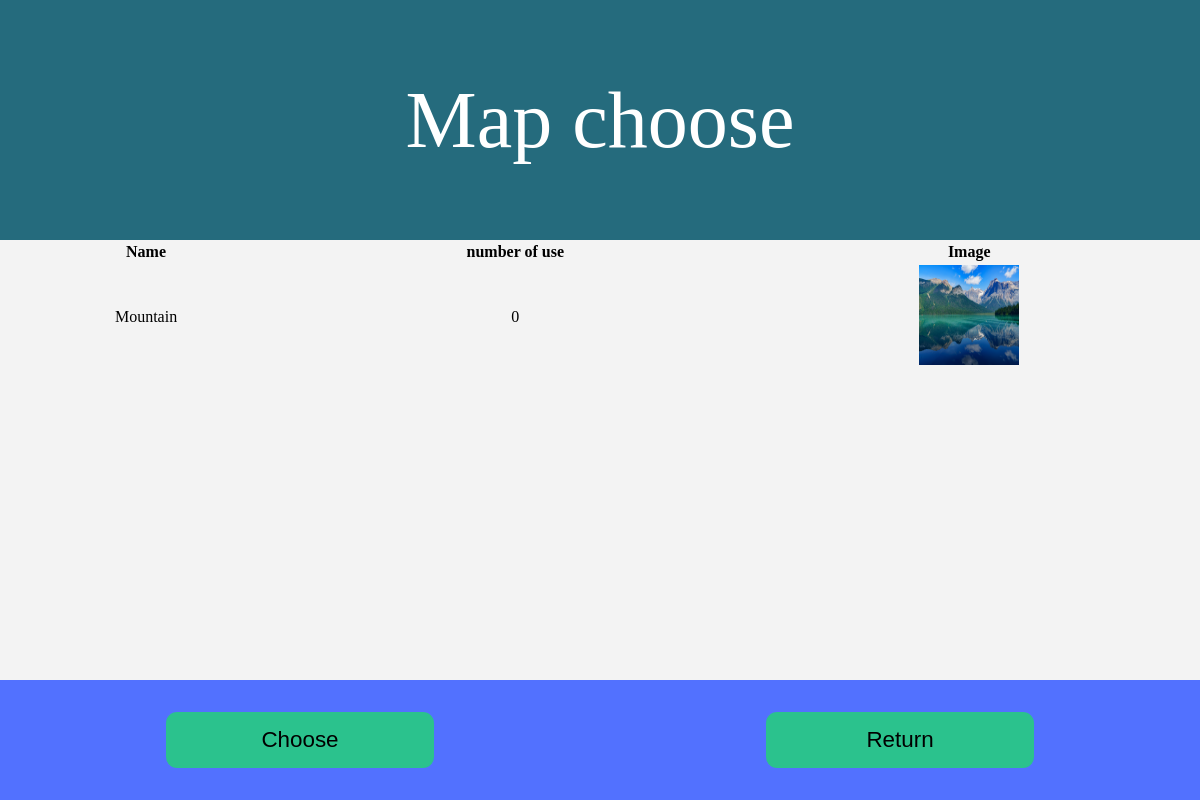
The page /map on the database as committed earlier.
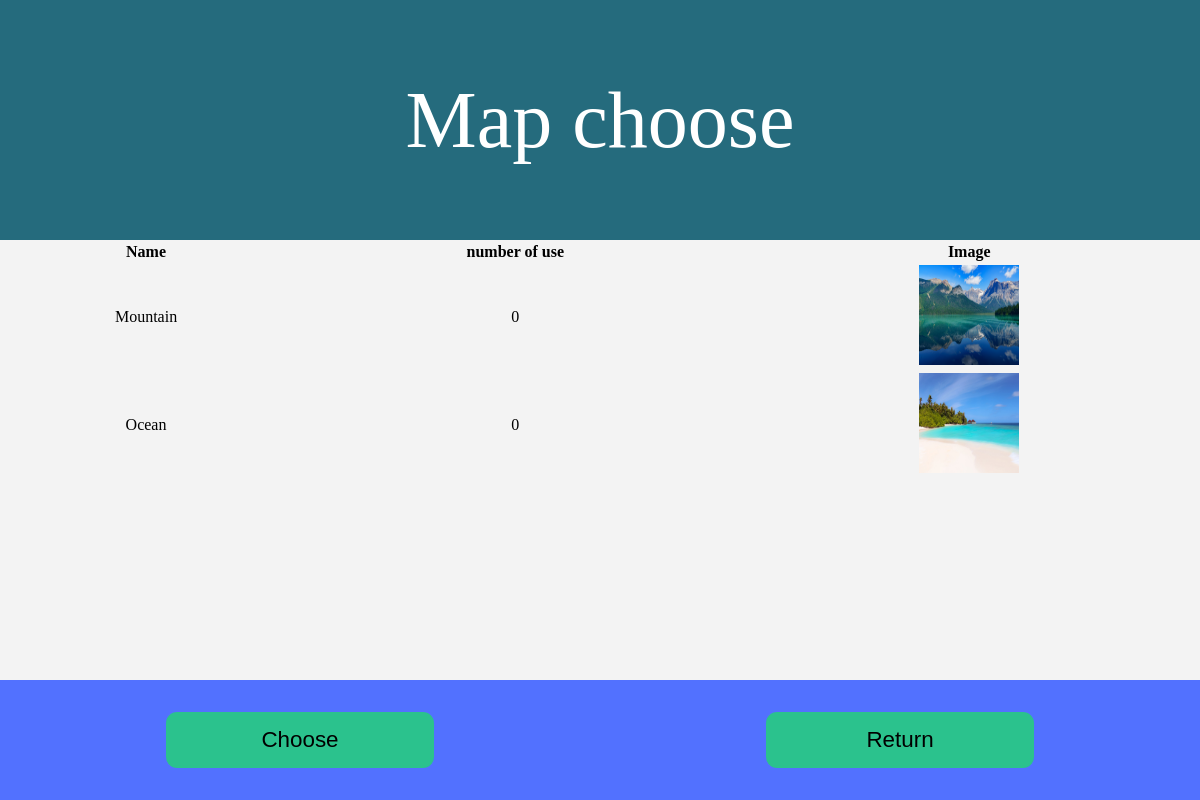
The same page on the database as committed later.
### tables this page shows
CREATE TABLE 'Map' (
                    	'id' INT(5) NOT NULL ,
                    	'Name' TEXT,
                    	'Path picture' TEXT,
                    	'NbUse' INT(10),
                    	PRIMARY KEY ('id'));

### home.py (the view)
@app.route("/map")
def map():
    connexion = sqlite3.connect("static/game.db")
    curseur = connexion.cursor()
    data = curseur.execute("SELECT * from Map;")
    table = []
    for row in data:
        ligne = {
                'name': row[1],
                'nbuse':row[3],
                'path':row[2],
                'id':row[0]
            }
        table.append(ligne)
    return render_template("map.html",table=table)

### templates/map.html (shortened to what this page needs)
<!DOCTYPE html>
<html lang="en" dir="ltr">
  <head>
    <link rel="stylesheet" href="{{ url_for('static', filename='map.css') }}">
  </head>
  <body>
    <div class="play">
      <header>
        <p>Map choose</p>
      </header>
      <div class="list">
        <table style="width:100%">
          <tr>
            <th>Name</th>
            <th>number of use</th>
            <th>Image</th>
          </tr>
          {% for t in table %}
          <tr id={{t.id}}  onclick="getTrValues(this.id)">
            <td>{{ t.name }}</td>
            <td>{{ t.nbuse }}</td>
            <td><img width="100px" height="100px" src="{{ t.path }}" alt="image"></td>
          </tr>
          {% endfor %}
        </table>
      </div>
    </div>
    <footer>
      <div class="div_button1">
       <button class="button1" type="button" name="choose" onclick="window.location.href='{{ url_for( 'home')}}'">Choose</button>
      </div>
      <div class="div_button2">
        <button class="button2" type="button" name="return" onclick="window.location.href='{{ url_for( 'home')}}'">Return</button>
      </div>
    </footer>
  </body>
</html>

### static/map.css (style rules this page uses)
header { text-align: center; padding: 20px; position: relative; background-color:#256B7D; height: 25vh; }
header p { font-size: 5em; color : white; }
body { background-color: #F3F3F3; margin : 0px; }
.play { width: 100%; height: 50vh; text-align: center; min-height: calc(100vh - 15vh) }
footer { display: flex; flex-direction: row; background-color: #5271FF; height: 15vh; }
.div_button1, .div_button2 { width: 50%; text-align: center; height: 100%; }
.button1, .button2, header p { position: relative; top: 50%; transform: translateY(-50%); margin: 0; }
.button1, .button2 { font-size:1.4em; width: 12em; height: 2.5em; background-color: rgb(43,194,141); border : 0; padding: 0; border-radius: 0.5em; }

Rows that differ between the two databases and show on the page:
added Map: name "Ocean", nbuse "0", path (picture)
